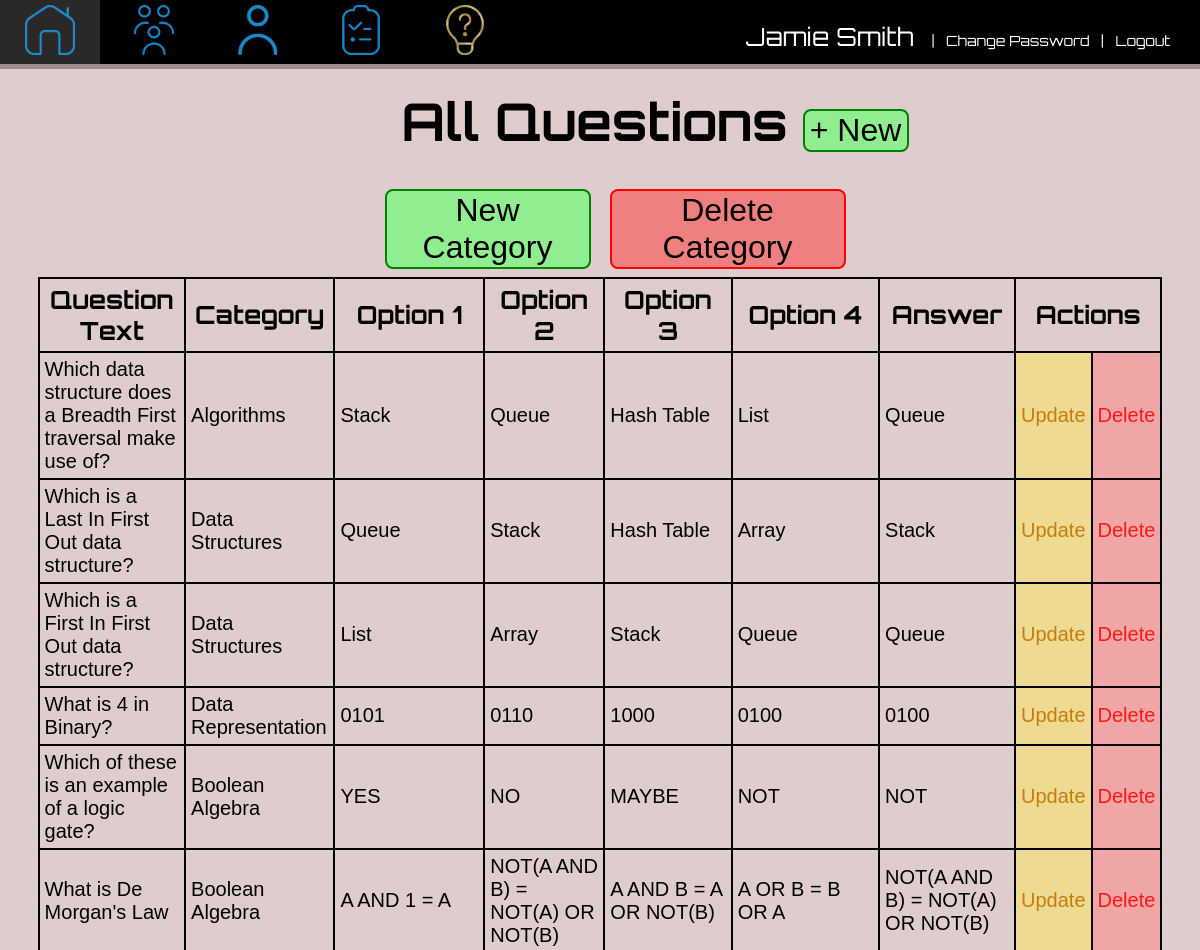
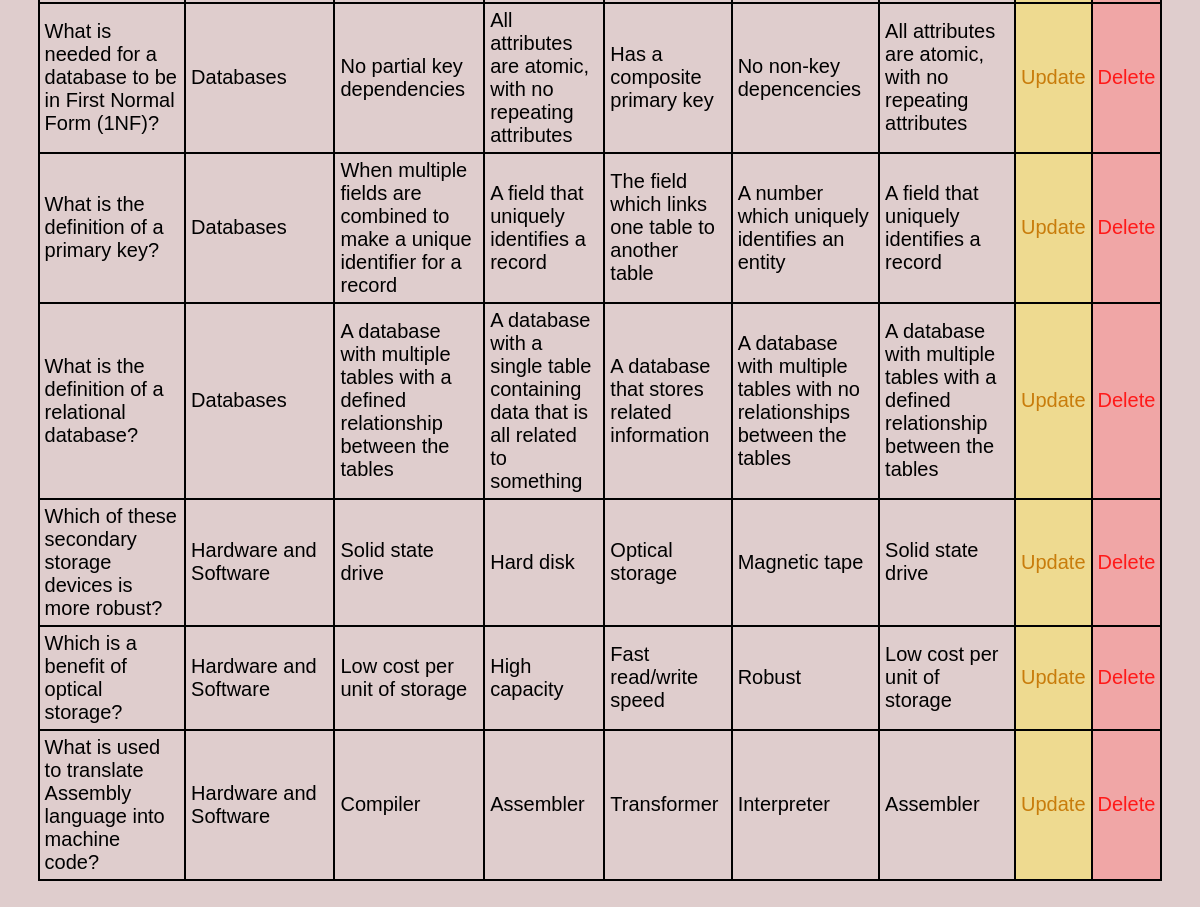
The app's page /questions/list (signed in) with its own data (2 pictures, top to bottom).
### app1/models.py (models this page shows, shortened)
class Question(models.Model):
    questionText = models.CharField(max_length=200)
    questionCategory = models.ForeignKey(QuestionCategory, on_delete=models.CASCADE, default = None)
    opt1 = models.CharField(max_length=200)
    opt2 = models.CharField(max_length=200)
    opt3 = models.CharField(max_length=200)
    opt4 = models.CharField(max_length=200)
    answer = models.CharField(max_length=200)

class QuestionCategory(models.Model):
    name = models.CharField(max_length=200)
    level = models.IntegerField(default = 1) # 1 for A level, 2 for gcse, 3 for ks3 (yes this is important)
    class Meta:
        verbose_name_plural = "Categories"
    def __str__(self):
        return self.name

### app1/views.py (the view)
# urls.py: path("questions/list", views.QuestionList, name = "QuestionList"),
def QuestionList(request):#page to display list of all questions
    if request.user.is_authenticated:
        if request.user.is_staff:
            template = loader.get_template("questionlist.html")
            currentUser = User.objects.get(username = request.user.username)
            questions = Question.objects.all().values().order_by("questionCategory_id")
            for question in questions:
                question["category"] = QuestionCategory.objects.filter(id = question["questionCategory_id"]).first()#get category name corresponding to id
            context = {
                "questions" : questions,
                "currentUser" : currentUser,
            }
            return HttpResponse(template.render(context, request))
        else:
            return redirect("/")
    else:
        return redirect("accounts/login")

### templates/questionlist.html (shortened to what this page needs)
<!DOCTYPE html PUBLIC>
<html lang="en">
    {% extends "basestaff.html" %}
    {%load static%}
    {%block navigation%}
    <div class = "navigation">
        <div class = "element" onclick = "window.location = '/'"> <img class = "home" src = "{% static 'images/home_inactive.png'%}"> </div>
        <div class = "element" onclick = "window.location = '/class/list'"> <img class = "classes" src = "{% static 'images/classes_inactive.png'%}"> </div>
        <div class = "element" onclick = "window.location = '/users/list'"> <img class = "students" src = "{% static 'images/students_inactive.png'%}"></div>
        <div class = "element" onclick = "window.location = '/assignments/list'"> <img class = "assignments" src = "{% static 'images/assignments_inactive.png'%}"> </div>
        <div class = "element" onclick = "window.location = '/questions/list'"> <img class = "questions" src = "{% static 'images/questions_active.gif'%}"> </div>
        <div class = "nameContainer"> <p class = "name"><span class = "name">{{currentUser.first_name}} {{currentUser.last_name}} </span>&nbsp;&nbsp;  |&nbsp;&nbsp; <a class = "logout" href = "/changepassword">Change Password</a> &nbsp;&nbsp;|&nbsp;&nbsp; <a class = "logout" href = "{% url 'logout' %}">Logout</a></p> </div>
    </div>
    {%endblock%}
    {% block content%}
    <link rel = "stylesheet" href = "{%static 'css/questionlist.css'%}">
    <body>
        <div class = "heading"><h1> All Questions</h1><span class = "new" id = "new" onclick = "window.location = '/questions/add'">+ New </span><br> <span class = "new" id = "newCategory" onclick = "window.location='/categories/add'">New Category</span> <span class = "delete" onclick = "window.location='/categories/delete'">Delete Category</span><br> </div>
        <div class = "table">
            <table>
                <tr>
                    <th>Question Text</th>
                    <th>Category</th>
                    <th>Option 1</th>
                    <th>Option 2</th>
                    <th>Option 3</th>
                    <th>Option 4</th>
                    <th>Answer</th>
                    <th colspan = "2">Actions</th>
                </tr>
                {% for question in questions%}
                <tr>
                    <td><a class = "details" href = "/questions/details/{{question.id}}">{{question.questionText}}</a></td>
                    <td>{{question.category}}</td>
                    <td>{{question.opt1}}</td>
                    <td>{{question.opt2}}</td>
                    <td>{{question.opt3}}</td>
                    <td>{{question.opt4}}</td>
                    <td>{{question.answer}}</td>
                    <td class = "update"> <a class = "update" href = "/questions/update/{{question.id}}">Update</a></td>
                    <td class="delete"> <a class = "delete" href = "/questions/delete/{{question.id}}">Delete</a></td>
                </tr>
                {% endfor %}
            </table>
        </div>
        <br><br>
    </body>
    {% endblock %}

### static/css/base.css (style rules this page uses)
body { background-color:rgba(202, 172, 172, 0.6); }
h1 { font-family: 'Orbitron', serif; font-weight: bold; font-size:45px; }
.navigation { position:fixed; top:0; left:0; right:0; background-color:black; background-size: 100%; box-shadow: 0px 5px rgba(118, 101, 101, 0.6); z-index: 1000; }
div.element { display:inline-block; width: 100px; height:64px; }
img { height: 50px; margin-top: 5px; margin-bottom: 5px; margin-left: 5px; text-align:center; }
p.name { color:white; display:inline; text-align:top; font-family: "Orbitron", sans-serif; font-size:14px; }
span.name { font-size:25px; font-family: "Orbitron", sans-serif; }
div.nameContainer { position:absolute; top:21px; right:30px; }
a.logout { color:white; text-decoration: none; }
.home { margin-left: 25px; }
.assignments { margin-left:24px; }
h1 { margin-top:80px; }

### static/css/basestaff.css (style rules this page uses)
img { height: 50px; margin-top: 5px; margin-bottom: 5px; margin-left: 5px; text-align:center; }
.home { margin-left: 25px; }
.classes { margin-left: 30px; }
.students { margin-left:26px; }
.assignments { margin-left:24px; }
.questions { margin-left:24px; }
.navigation { position:fixed; top:0; left:0; right:0; background-color:black; background-size: 100%; box-shadow: 0px 5px rgba(118, 101, 101, 0.6); z-index: 1000; }
div.element { display:inline-block; width: 100px; height:64px; }
h1 { margin-top: 80px; margin-left: 10px; font-size:52px; }
body { background-color:rgba(202, 172, 172, 0.6); background-repeat:no-repeat; background-attachment: fixed; }
p.name { color:white; display:inline; text-align:top; font-family: "Orbitron", sans-serif; font-size:14px; }
span.name { font-size:25px; font-family: "Orbitron", sans-serif; }
div.nameContainer { position:absolute; top:21px; right:30px; }
a.logout { color:white; text-decoration: none; }
::placeholder { font-style: italic; }
span.name { display:inline; }

### static/css/questionlist.css (style rules this page uses)
h1, div.new, div.heading { display:inline-block; }
span.new { text-align:center; border: 2px solid green; background-color:lightgreen; border-radius: 8px; font-size: 32px; transition: transform 0.25s, background-color 0.25s; width:100px; font-family: Tahoma, Geneva, Verdana, sans-serif; padding: 1px; display:inline-block; }
#new { transform:translateX(50px); margin-left: 15px; }
div.heading, h1 { text-align:center; }
h1 { transform:translateX(50px); }
div.heading { width:100%; }
th, td { border: 2px solid black; padding:5px; }
th { font-size:25px; font-family: 'Orbitron', serif; }
td { font-size:20px; font-family: Tahoma, Geneva, Verdana, sans-serif; }
table { border-collapse: collapse; display:inline-block; }
div.table { text-align: center; }
td.update { background-color:rgb(238, 218, 144); }
a.update { color: rgb(200, 124, 11); text-decoration: none; }
td.delete { background-color:rgb(240, 166, 166); }
a.delete { text-decoration:none; color:rgb(255, 25, 25); }
a.details { text-decoration:none; color:black; }
h1 { animation-name:heading; animation-duration:1s; animation-fill-mode: both; }
span.new, span.delete { animation-name:new2; animation-duration:0.5s; animation-fill-mode: backwards; animation-delay:0.8s; }
#new { animation-name:new; animation-duration:0.5s; animation-fill-mode: backwards; animation-delay:0.8s; }
div.table { animation-name:table; animation-duration:1s; animation-delay:0.2s; animation-fill-mode: backwards; }
#newcategory { width:200px; margin-left:30px; }
span.delete { margin-left: 15px; text-align:center; border: 2px solid red; background-color:lightcoral; border-radius: 8px; font-size: 32px; transition: transform 0.25s, background-color 0.25s; width:230px; font-family: Tahoma, Geneva, Verdana, sans-serif; padding: 1px; display:inline-block; }
div.heading { margin-bottom:8px; }
table { max-width:95%; }

### records on screen
Question: questionText "Which data structure does a Breadth First traversal make use of?", category "Algorithms", opt1 "Stack", opt2 "Queue", opt3 "Hash Table", opt4 "List", answer "Queue"
Question: questionText "Which is a Last In First Out data structure?", category "Data Structures", opt1 "Queue", opt2 "Stack", opt3 "Hash Table", opt4 "Array", answer "Stack"
Question: questionText "Which is a First In First Out data structure?", category "Data Structures", opt1 "List", opt2 "Array", opt3 "Stack", opt4 "Queue", answer "Queue"
Question: questionText "What is 4 in Binary?", category "Data Representation", opt1 "0101", opt2 "0110", opt3 "1000", opt4 "0100", answer "0100"
Question: questionText "Which of these is an example of a logic gate?", category "Boolean Algebra", opt1 "YES", opt2 "NO", opt3 "MAYBE", opt4 "NOT", answer "NOT"
Question: questionText "What is De Morgan's Law", category "Boolean Algebra", opt1 "A AND 1 = A", opt2 "NOT(A AND B) = NOT(A) OR NOT(B)", opt3 "A AND B = A OR NOT(B)", opt4 "A OR B = B OR A", answer "NOT(A AND B) = NOT(A) OR NOT(B)"
Question: questionText "What is needed for a database to be in First Normal Form (1NF)?", category "Databases", opt1 "No partial key dependencies", opt2 "All attributes are atomic, with no repeating attributes", opt3 "Has a composite primary key", opt4 "No non-key depencencies", answer "All attributes are atomic, with no repeating attributes"
Question: questionText "What is the definition of a primary key?", category "Databases", opt1 "When multiple fields are combined to make a unique identifier for a record", opt2 "A field that uniquely identifies a record", opt3 "The field which links one table to another table", opt4 "A number which uniquely identifies an entity", answer "A field that uniquely identifies a record"
Question: questionText "What is the definition of a relational database?", category "Databases", opt1 "A database with multiple tables with a defined relationship between the tables", opt2 "A database with a single table containing data that is all related to something", opt3 "A database that stores related information", opt4 "A database with multiple tables with no relationships between the tables", answer "A database with multiple tables with a defined relationship between the tables"
Question: questionText "Which of these secondary storage devices is more robust?", category "Hardware and Software", opt1 "Solid state drive", opt2 "Hard disk", opt3 "Optical storage", opt4 "Magnetic tape", answer "Solid state drive"
Question: questionText "Which is a benefit of optical storage?", category "Hardware and Software", opt1 "Low cost per unit of storage", opt2 "High capacity", opt3 "Fast read/write speed", opt4 "Robust", answer "Low cost per unit of storage"
Question: questionText "What is used to translate Assembly language into machine code?", category "Hardware and Software", opt1 "Compiler", opt2 "Assembler", opt3 "Transformer", opt4 "Interpreter", answer "Assembler"

### other values on screen
{{ currentUser.first_name }} "Jamie"
{{ currentUser.last_name }} "Smith"
